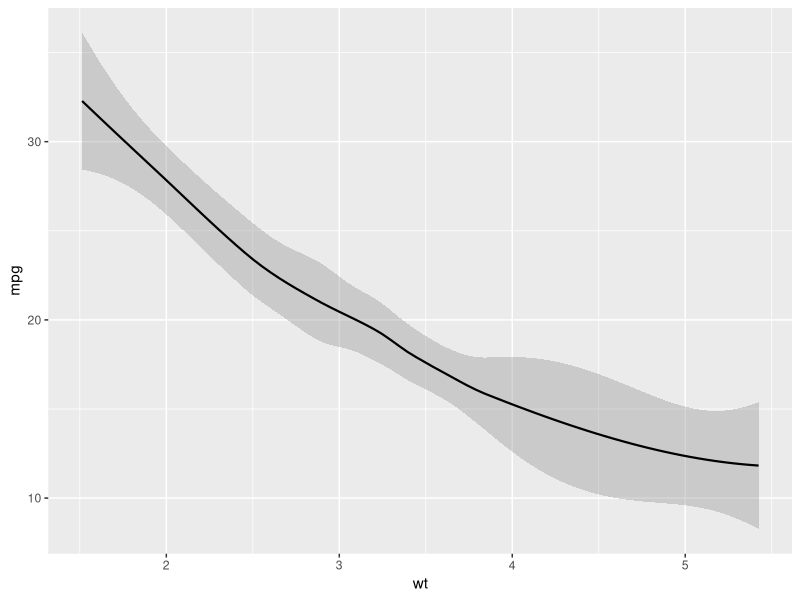

Recreate this plot in R.
#### Load libraries ####
# Part 1 and Part 2
# Create R script and load necessary libraries
install.packages("dplyr")
install.packages("tidyverse")
library(dplyr)
library(tidyr)
library(ggplot2)
library(tibble)

#### DATASET MANIPULATION ####
# Parts 3 and 4
# Turn row names into a column named "cars"
mtcars2 <- tibble::rownames_to_column(mtcars, "cars")
# Convert to tibble and add conditional column
mtcars2 <- as_tibble(mtcars2)
mtcars2 <- mutate(mtcars2, over_20 = mpg > 20)
typeof(mtcars2) # Not certain as_tibble conversion is strictly necessary
# Group by cylinder and gear and summarise combinations by the mean of miles per gallon
mtcars2 %>% 
  group_by(cyl, gear) %>%
  summarise(mean(mpg), .groups = "drop")
# Split car column into columns make and model
# Group by car make, cylinder and gear and summarise combinations by the mean of miles per gallon
mtcars2 %>% 
  separate(cars, c("make", "model"),  sep = " ", extra = "merge", fill = "right") %>% 
  group_by(make, cyl, gear) %>% 
  summarise(mean(mpg), .groups = "keep")

#### PLOT DATA ####
# Part 5
ggplot(data = mtcars2, mapping = aes(x = wt, y = mpg)) +
  geom_smooth(mapping = aes(x = wt, y = mpg), method = 'loess', span = 0.8, 
              formula = y ~ x, level = 0.95, colour = "black", size = 0.75)

